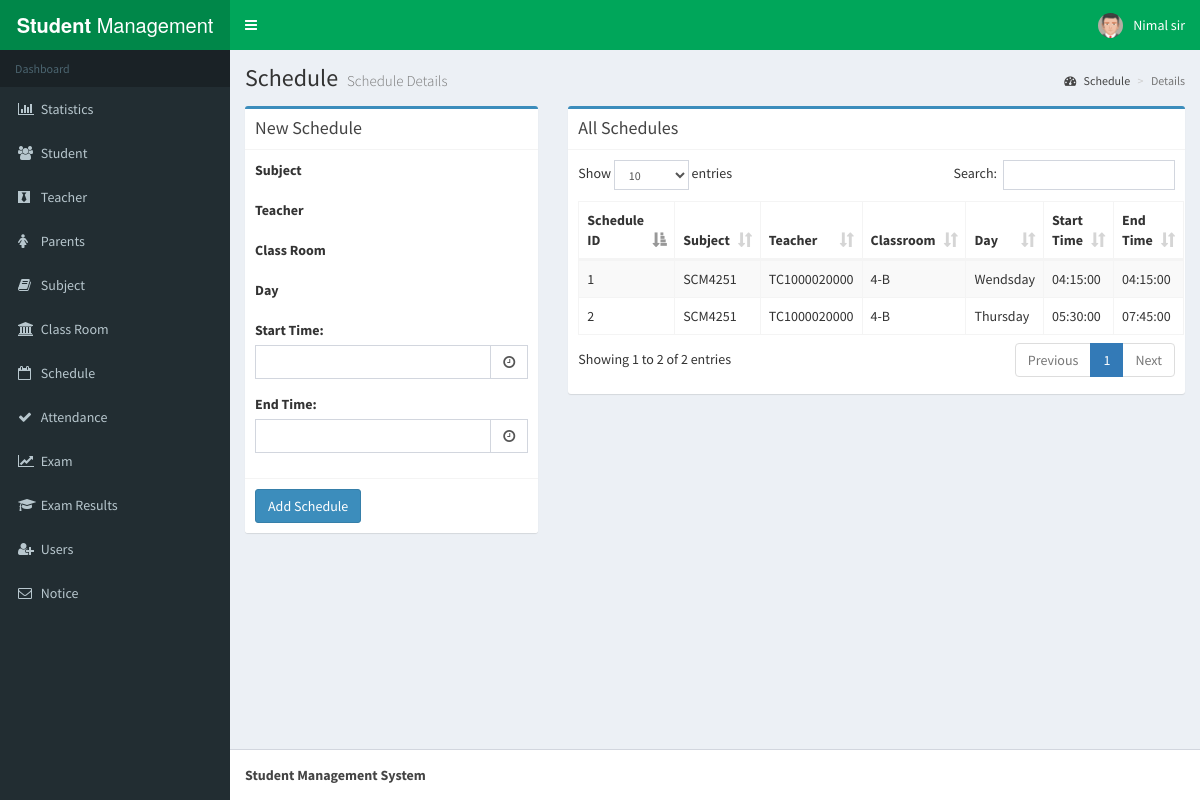
Page /schedule.php (signed in) on the committed database.
### tables this page shows
CREATE TABLE `schedule` (
  `id` int(11) NOT NULL,
  `subject` varchar(50) NOT NULL,
  `teacher` varchar(50) NOT NULL,
  `day` varchar(50) NOT NULL,
  `stime` time NOT NULL,
  `class` varchar(50) NOT NULL,
  `etime` time NOT NULL
);

### schedule.php (the view, shortened to what this page needs)
<?php session_start();
include_once 'database.php';
?>
<!DOCTYPE html>
<html>
<head>
  <link rel="stylesheet" href="bower_components/bootstrap/dist/css/bootstrap.min.css">
  <link rel="stylesheet" href="bower_components/font-awesome/css/font-awesome.min.css">
  <link rel="stylesheet" href="bower_components/Ionicons/css/ionicons.min.css">
    <link rel="stylesheet" href="bower_components/datatables.net-bs/css/dataTables.bootstrap.min.css">
  <link rel="stylesheet" href="bower_components/bootstrap-daterangepicker/daterangepicker.css">
    <link rel="stylesheet" href="plugins/timepicker/bootstrap-timepicker.min.css">
  <link rel="stylesheet" href="bower_components/bootstrap-datepicker/dist/css/bootstrap-datepicker.min.css">
  <link rel="stylesheet" href="bower_components/select2/dist/css/select2.min.css">
  <link rel="stylesheet" href="dist/css/AdminLTE.min.css">
  <link rel="stylesheet" href="dist/css/skins/_all-skins.min.css">
</head>
<body class="hold-transition skin-green sidebar-mini">
<div class="wrapper">
 <?php include_once 'header.php'; ?>
  <?php include_once 'sidebar.php'; ?>
  <div class="content-wrapper">
    <section class="content-header">
      <h1>
        Schedule
        <small>Schedule Details</small>
      </h1>
      <ol class="breadcrumb">
        <li><a href="#"><i class="fa fa-dashboard"></i> Schedule</a></li>
        <li class="active">Details</li>
      </ol>
    </section>
    <section class="content">
 <div class="row">
 <div class="col-xs-4">
          <div class="box box-primary">
            <div class="box-header with-border">
              <h3 class="box-title">New Schedule</h3>
            </div>
            <form role="form" method="POST" >
              <div class="box-body">
                <div class="form-group">
                <label>Subject</label>
                </div>
                <div class="form-group">
                <label>Teacher</label>
                </div>
                <div class="form-group">
                <label>Class Room</label>
                </div>
                <div class="form-group">
                <label>Day</label>
                </div>
           <div class="bootstrap-timepicker">
                <div class="form-group">
                  <label>Start Time:</label>
                  <div class="input-group">
                    <input name="stime" type="text" class="form-control timepicker">
                    <div class="input-group-addon">
                      <i class="fa fa-clock-o"></i>
                    </div>
                  </div>
                </div>
              </div>
              <div class="bootstrap-timepicker">
                <div class="form-group">
                  <label>End Time:</label>
                  <div class="input-group">
                    <input name="etime" type="text" class="form-control timepicker">
                    <div class="input-group-addon">
                      <i class="fa fa-clock-o"></i>
                    </div>
                  </div>
                </div>
              </div>
              </div>
              <div class="box-footer">
                <button type="submit" name="submit" value="submit" class="btn btn-primary">Add Schedule</button>
              </div>
            </form>
          </div></div>
          <div class="col-xs-8">
          <div class="box box-primary">
            <div class="box-header with-border">
              <h3 class="box-title">All Schedules</h3>
            </div>
            <div class="box-body">
              <table id="example1" class="table table-bordered table-striped">
                <thead>
                <tr>
                  <th>Schedule ID</th>
                  <th>Subject</th>
                  <th>Teacher</th>
                  <th>Classroom</th>
                  <th>Day</th>
                  <th>Start Time</th>
                  <th>End Time</th>
                </tr>
                </thead>
                <tbody>
                  <?php
                  $sql = "SELECT * FROM schedule";
                  $result = $conn->query($sql);
                  if ($result->num_rows > 0) {
                     while($row = $result->fetch_assoc()) {
                      echo "<tr><td> " . $row["id"]. " </td><td> " . $row["subject"]." </td><td> " . $row["teacher"]." </td><td> " . $row["class"]. "</td><td>" . $row["day"]. "</td><td>" . $row["stime"]. "</td><td>" . $row["etime"]. "</td></tr>";
                       }
                                  }
                  ?>
                </tbody>
              </table>
            </div>
          </div>
          </div>
        </div>
    </section>
  </div>
  <?php include_once 'footer.php'; ?>
</div>
</body>
</html>

### rows in the picture
schedule: id "1", subject "SCM4251", teacher "TC1000020000", class "4-B", day "Wendsday", stime "04:15:00", etime "04:15:00"
schedule: id "2", subject "SCM4251", teacher "TC1000020000", class "4-B", day "Thursday", stime "05:30:00", etime "07:45:00"

### other values in the picture
$_SESSION['user'] "Nimal sir"
